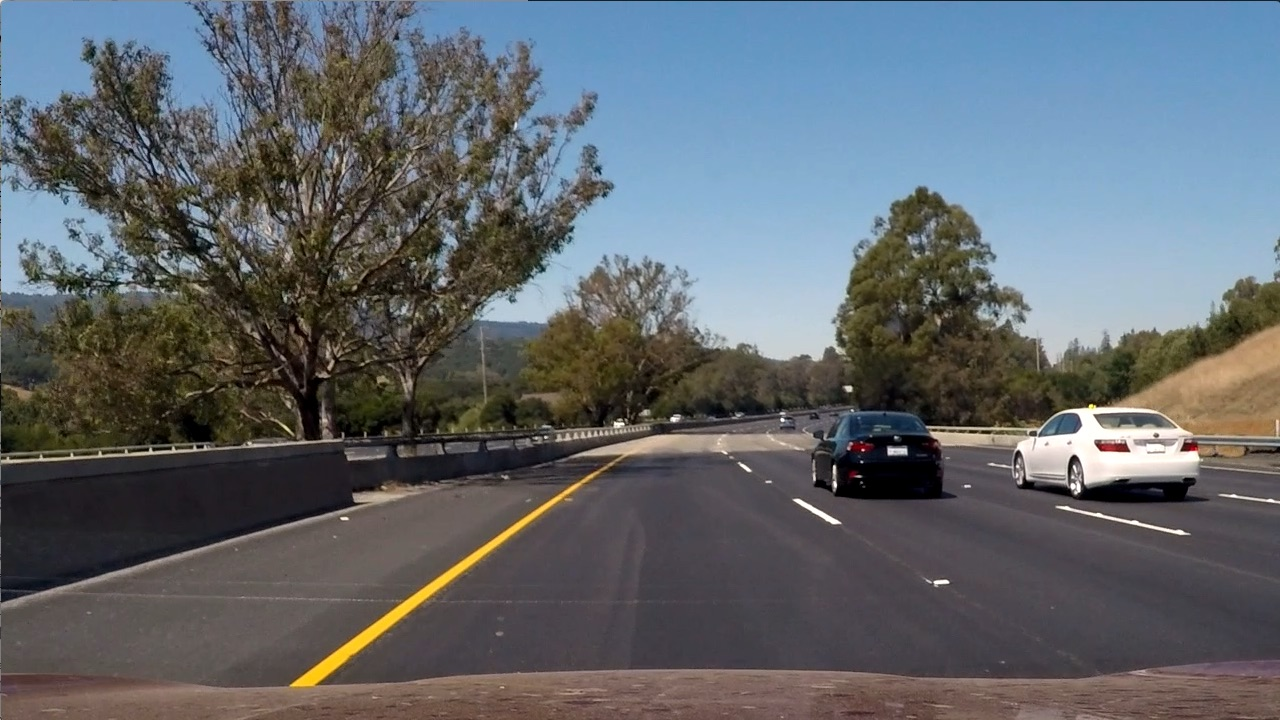
#> input picture practice/test6.jpg, 1280 x 720 px
$ jupyter execute Untitled.ipynb   (shell and % lines are left out)   (older library calls are emulated)
#> lines starting #> are read from the running program, lines starting #| are printed output that depends on the picture
[cell 1]
import numpy as np
import cv2
import matplotlib.pyplot as plt
import matplotlib.image as mpimg
import pickle

[cell 2]
img = mpimg.imread('test6.jpg')
#> img is the input picture: shape (720, 1280, 3); mean R, G, B 97, 102.6, 107.9

# Convert to HLS color space and separate the S channel
# Note: img is the undistorted image
hls = cv2.cvtColor(img, cv2.COLOR_RGB2HLS)
#> hls: shape (720, 1280, 3); mean of channels 0, 1, 2 76.7, 102.2, 57.5
s_channel = hls[:,:,2]
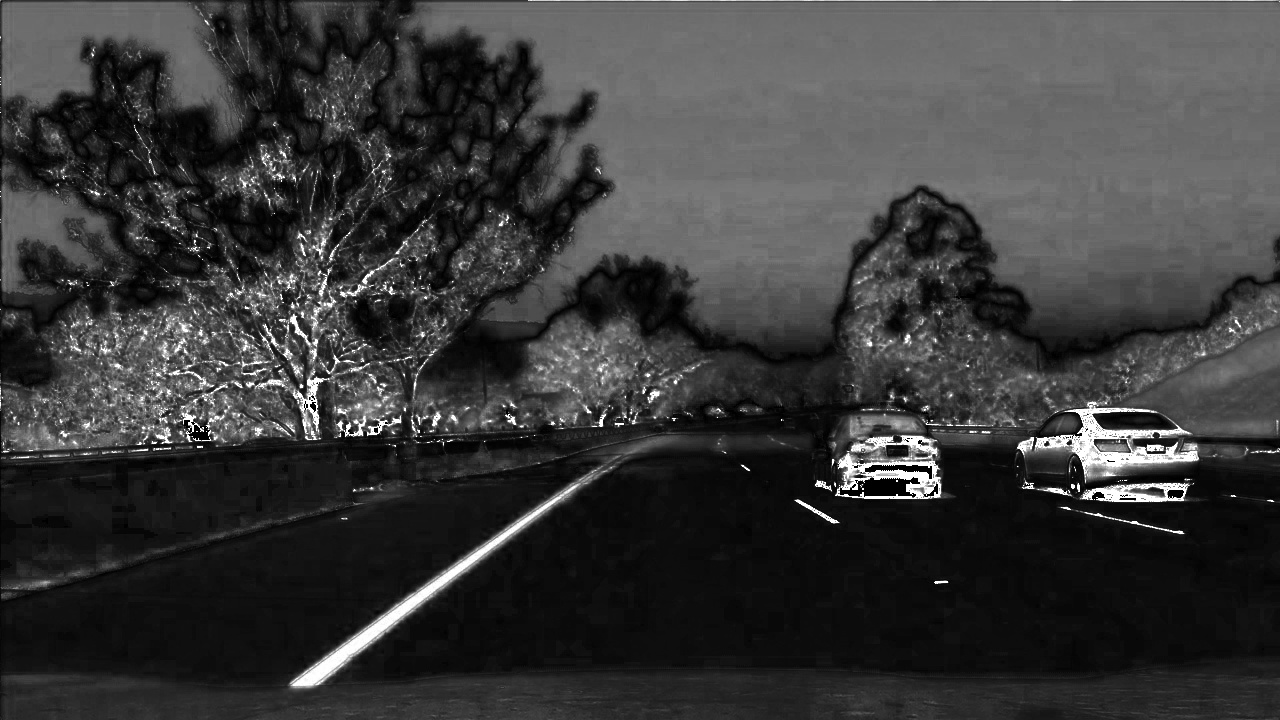
#> s_channel: shape (720, 1280); min 0, max 255, mean 57.5

[cell 3]
# Grayscale image
# NOTE: we already saw that standard grayscaling lost color information for the lane lines
# Explore gradients in other colors spaces / color channels to see what might work better
gray = cv2.cvtColor(img, cv2.COLOR_RGB2GRAY)
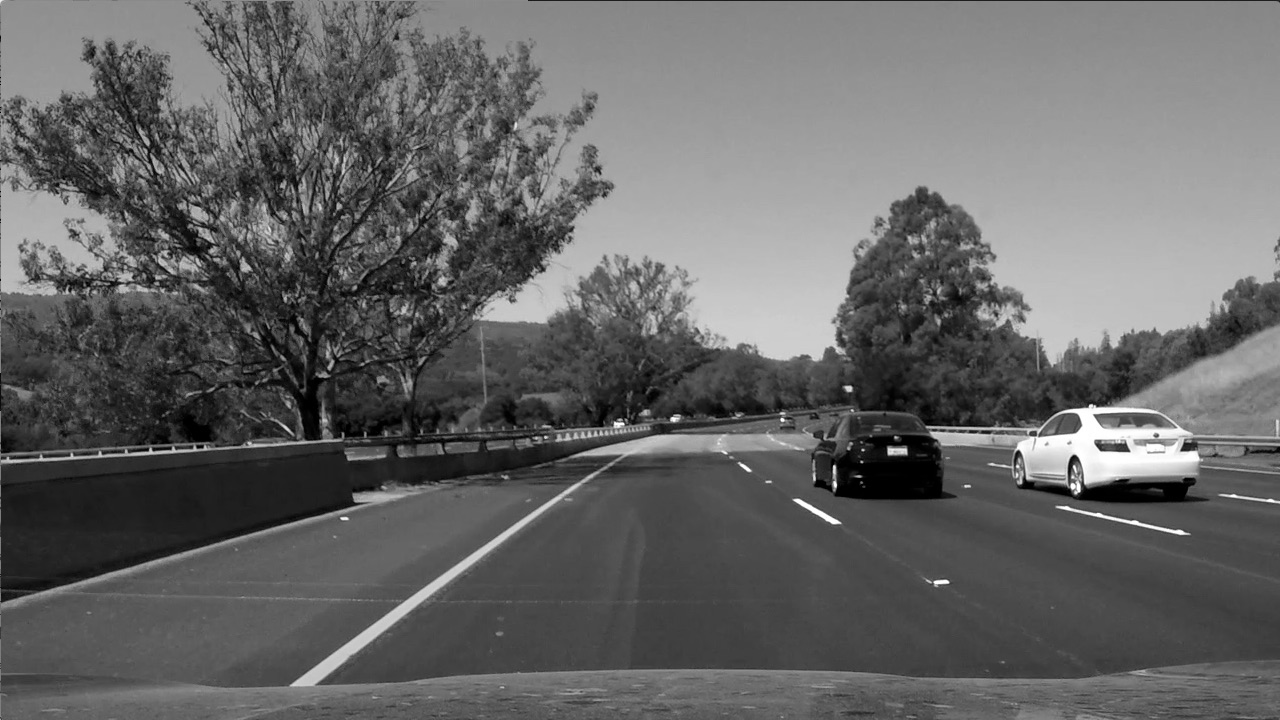
#> gray: shape (720, 1280); min 0, max 255, mean 101.5

# Sobel x
sobelx = cv2.Sobel(gray, cv2.CV_64F, 1, 0) # Take the derivative in x
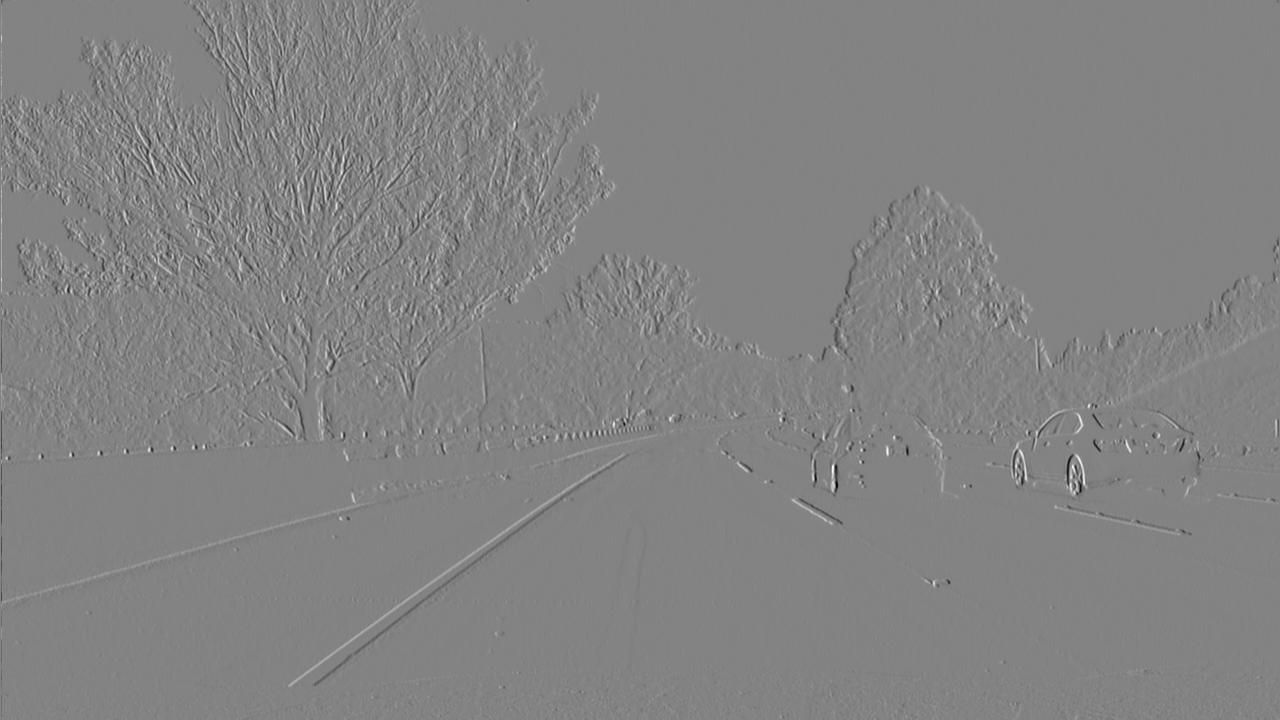
#> sobelx: shape (720, 1280) float64; min -859, max 812, mean 0.1; drawn with min black and max white
abs_sobelx = np.absolute(sobelx) # Absolute x derivative to accentuate lines away from horizontal
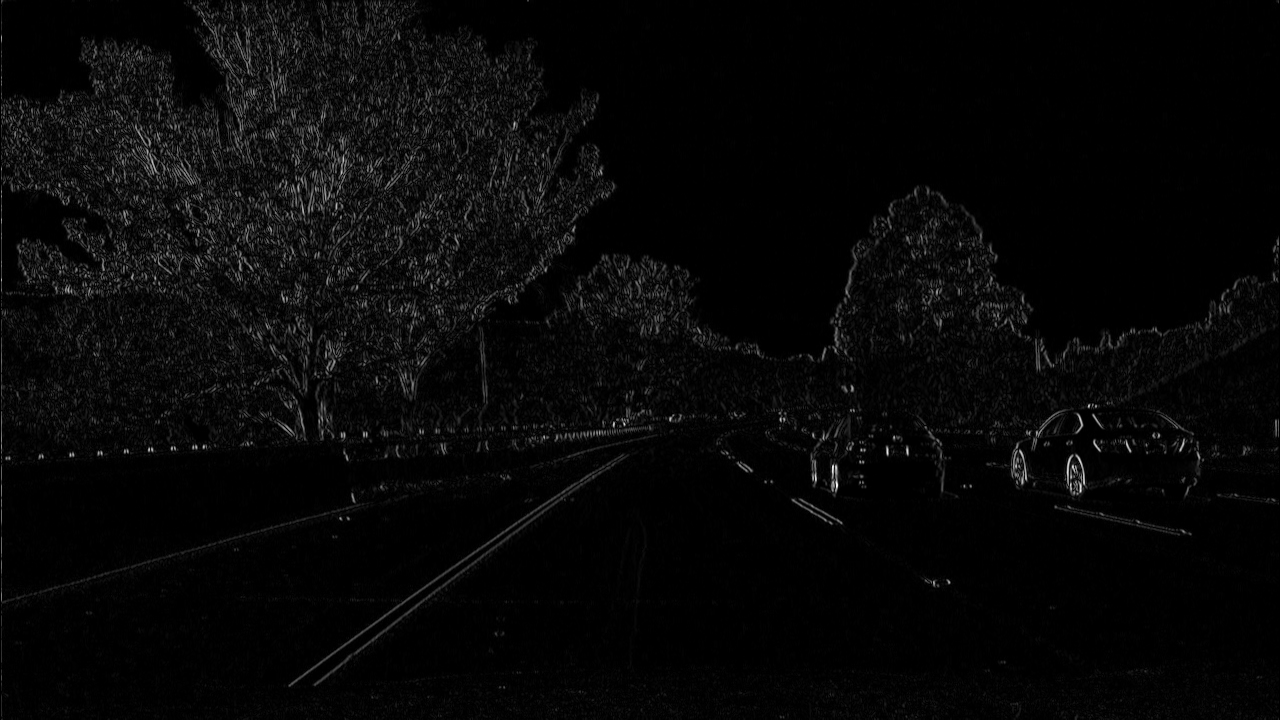
#> abs_sobelx: shape (720, 1280) float64; min 0, max 859, mean 26.8; drawn with min black and max white
scaled_sobel = np.uint8(255*abs_sobelx/np.max(abs_sobelx))

# Threshold x gradient
thresh_min = 20
thresh_max = 100
sxbinary = np.zeros_like(scaled_sobel)
sxbinary[(scaled_sobel >= thresh_min) & (scaled_sobel <= thresh_max)] = 1

[cell 4]
s_thresh_min = 130
s_thresh_max = 255
s_binary = np.zeros_like(s_channel)
s_binary[(s_channel >= s_thresh_min) & (s_channel <= s_thresh_max)] = 1

[cell 5]
color_binary = np.dstack(( np.zeros_like(sxbinary), sxbinary, s_binary)) * 255

[cell 6]
combined_binary = np.zeros_like(sxbinary)
combined_binary[(s_binary == 1) | (sxbinary == 1)] = 1

[cell 7]
# Plotting thresholded images
f, (ax1, ax2) = plt.subplots(1, 2, figsize=(20,10))
ax1.set_title('Stacked thresholds')
ax1.imshow(color_binary)

ax2.set_title('Combined S channel and gradient thresholds')
ax2.imshow(combined_binary, cmap='gray')
plt.subplots_adjust(left=0., right=1, top=0.9, bottom=0.)
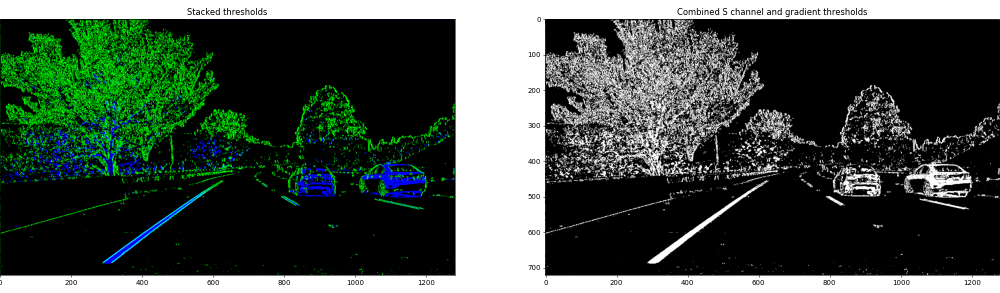
#> figure drawn by matplotlib, 2 panels

$ run again, with practice/color-shadow-example.jpg copied over practice/test6.jpg
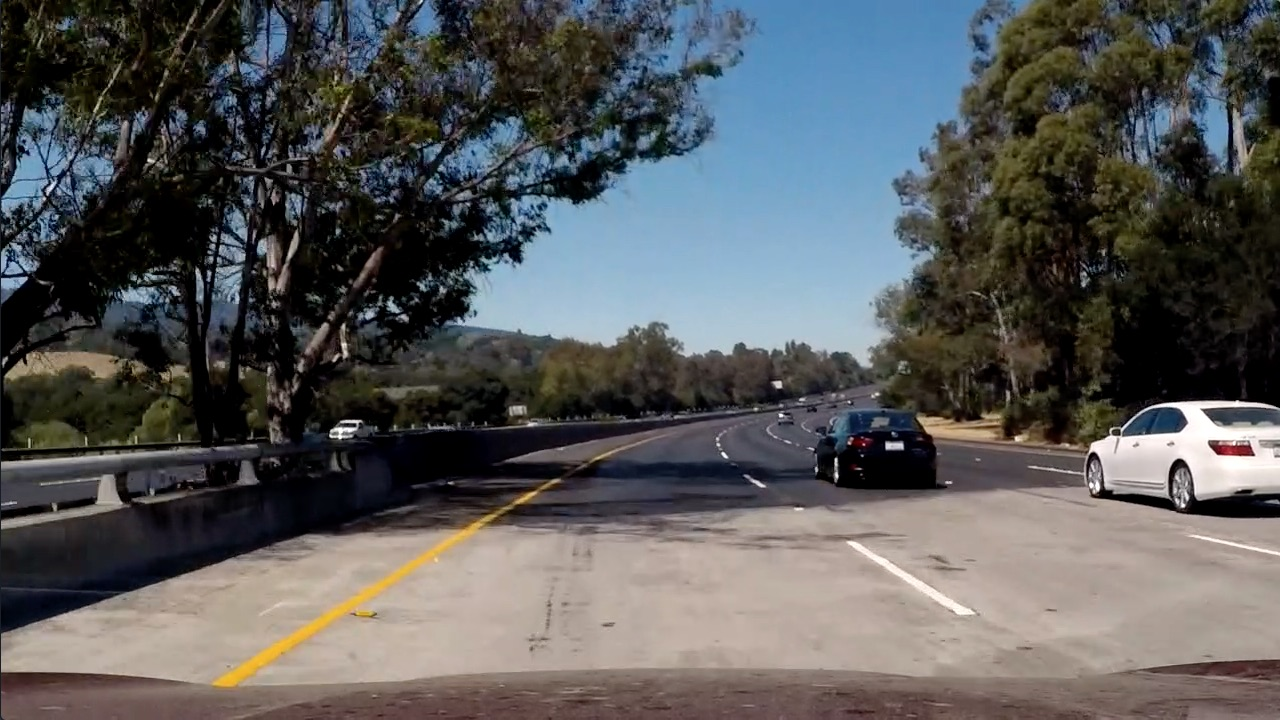
#> input picture practice/color-shadow-example.jpg, 1280 x 720 px
#> img is the input picture: shape (720, 1280, 3); mean R, G, B 88.5, 89.3, 89.8
#> hls: shape (720, 1280, 3); mean of channels 0, 1, 2 55.5, 89.2, 70.1
#> `abs_sobelx = np.absolute(sobelx)`:
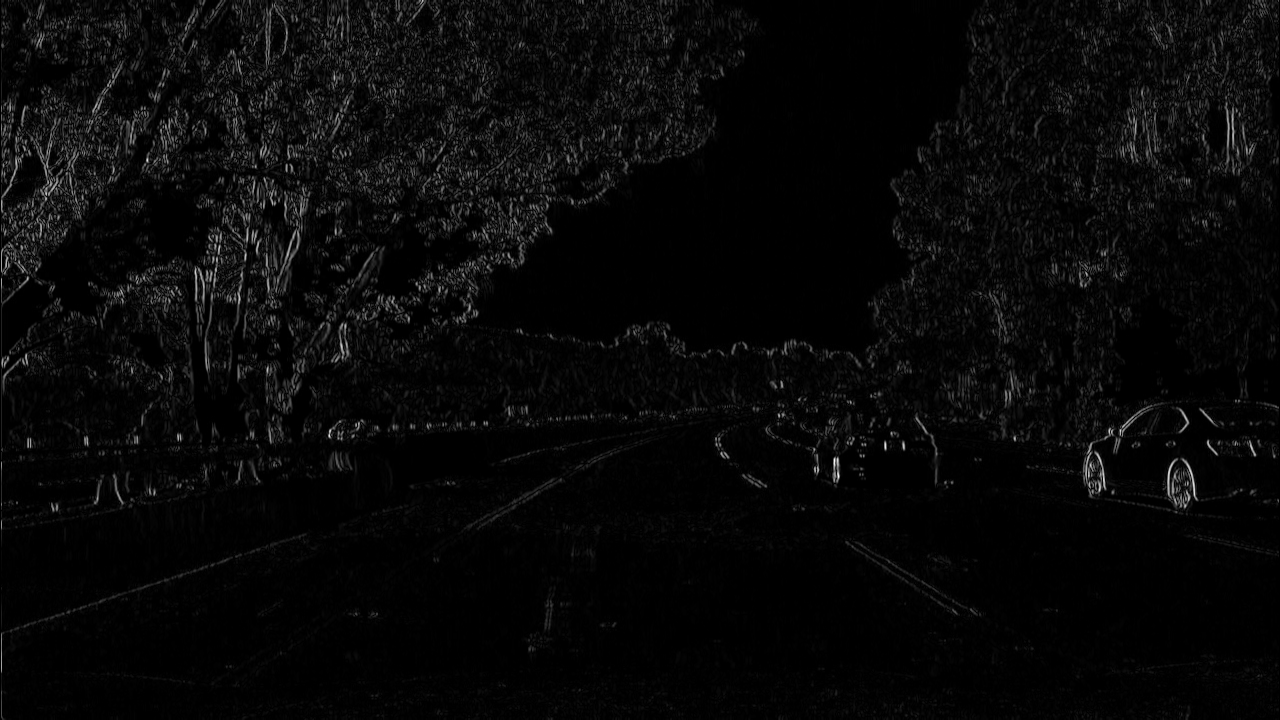
#> abs_sobelx: shape (720, 1280) float64; min 0, max 887, mean 30.1; drawn with min black and max white
#> `[cell 7] # Plotting thresholded images f, (ax1, ax2) = plt.subplots(1,..`:
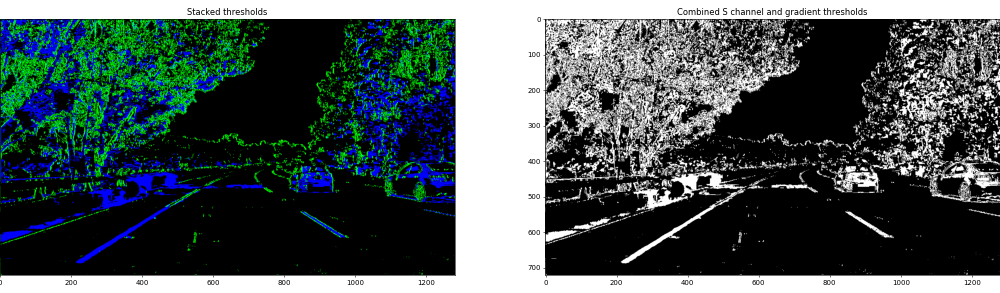
#> figure drawn by matplotlib, 2 panels

$ run again, with practice/signs_vehicles_xygrad.jpg copied over practice/test6.jpg
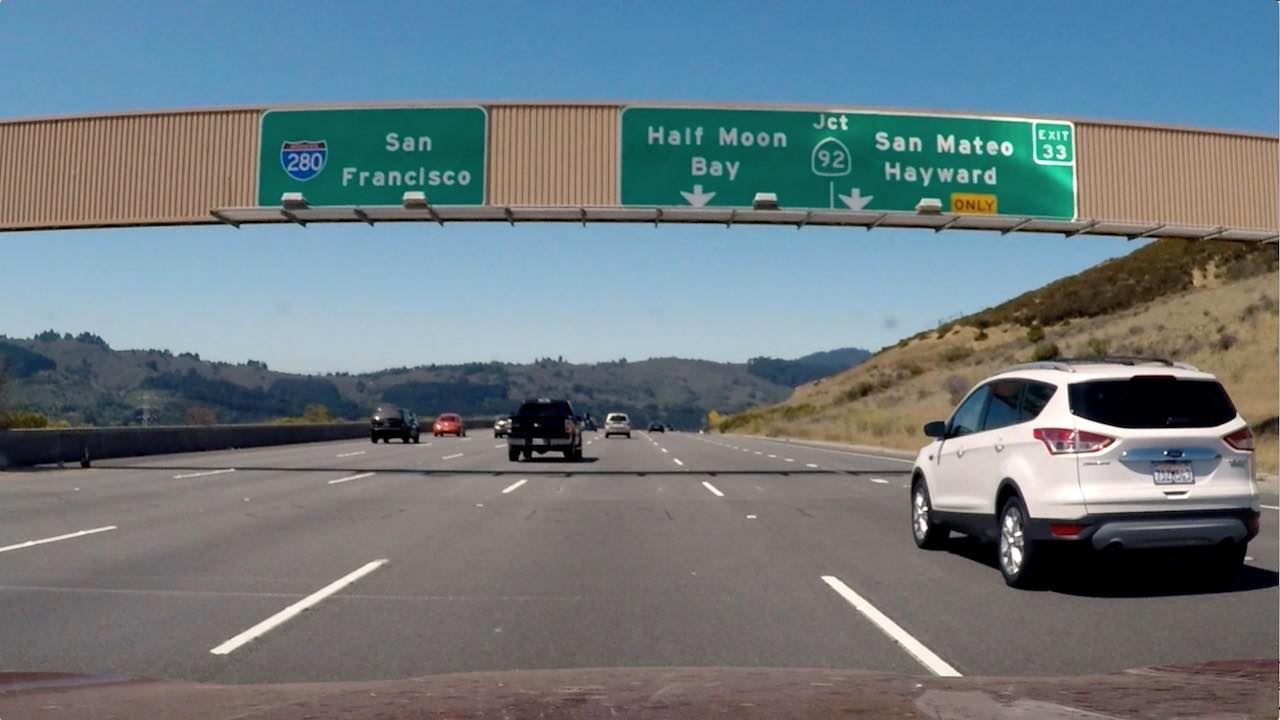
#> input picture practice/signs_vehicles_xygrad.jpg, 1280 x 720 px
#> img is the input picture: shape (720, 1280, 3) float32; mean R, G, B 0.428, 0.477, 0.5
#> hls: shape (720, 1280, 3) float32; mean of channels 0, 1, 2 120.3, 0.5, 0.3
#> `abs_sobelx = np.absolute(sobelx)`:
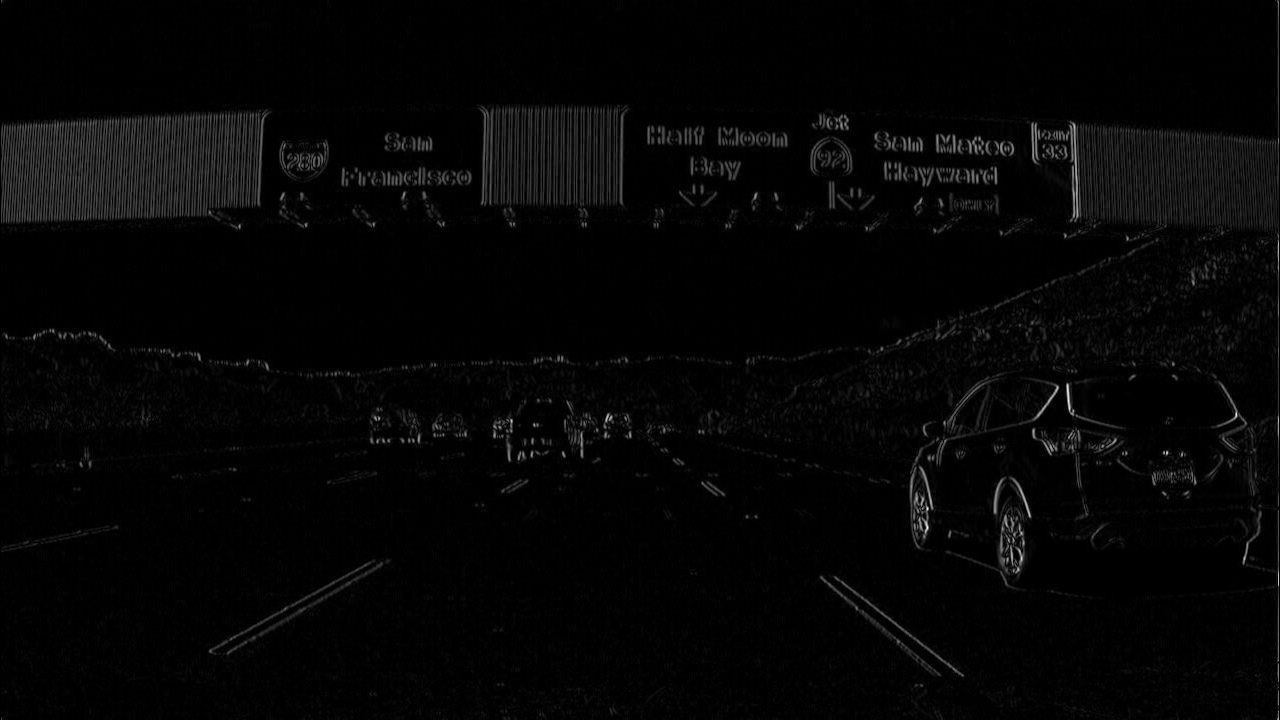
#> abs_sobelx: shape (720, 1280) float64; min 0, max 3.19, mean 0.0728; drawn with min black and max white
#> `[cell 7] # Plotting thresholded images f, (ax1, ax2) = plt.subplots(1,..`:
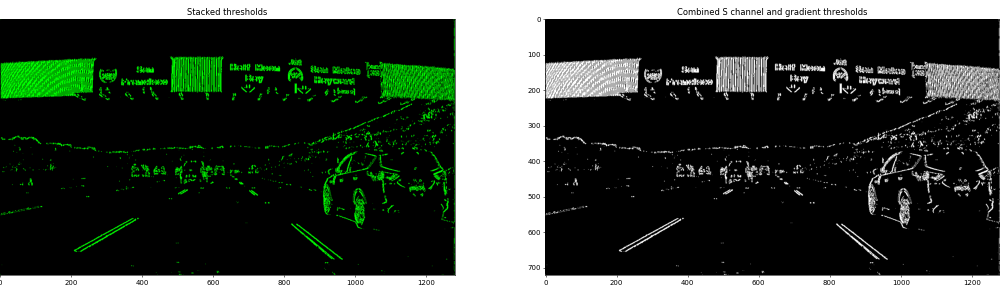
#> figure drawn by matplotlib, 2 panels
